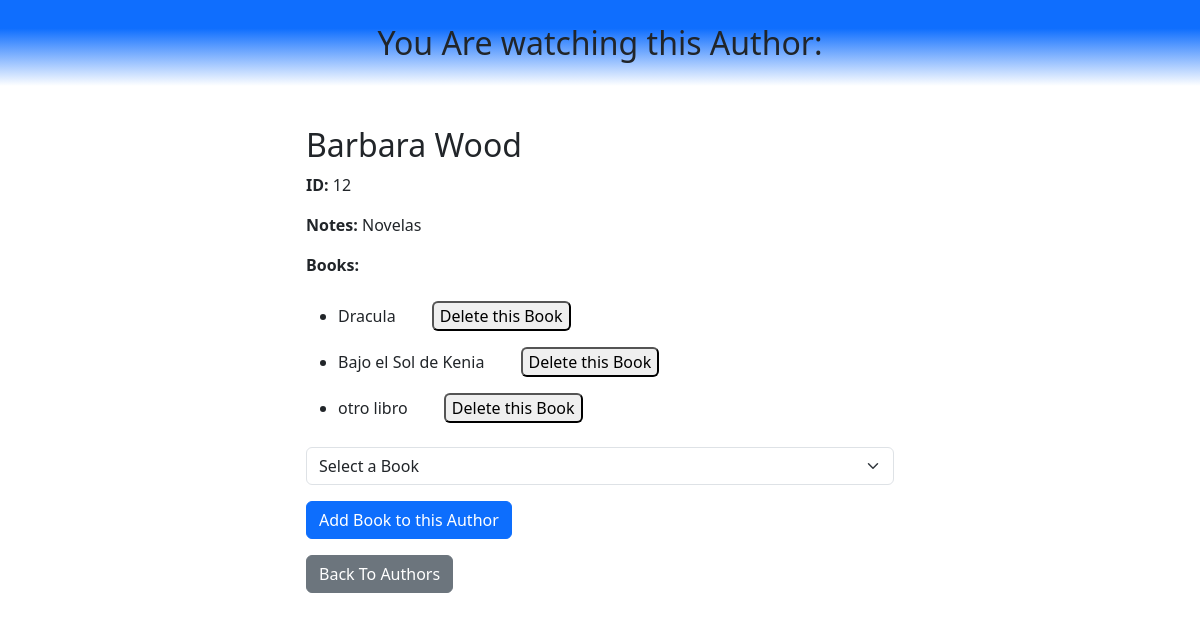
The page /author/12 on the database its author committed.
### books_authors_app/models.py (models this page shows, shortened)
class Author(models.Model):
    first_name=models.CharField(max_length=45)
    last_name=models.CharField(max_length=45)
    books=models.ManyToManyField(Book, related_name="authors")
    notes=models.TextField(null=True)
    created_at=models.DateTimeField(auto_now_add=True)
    updated_at=models.DateTimeField(auto_now=True)

class Book(models.Model):
    title=models.CharField(max_length=255)
    desc=models.TextField()
    created_at=models.DateTimeField(auto_now_add=True)
    updated_at=models.DateTimeField(auto_now=True)

### books_authors_app/views.py (the view)
# urls.py: path("author/<int:authorId>", views.showAuthor),
def showAuthor(request, authorId):
    thisAuthor=Author.objects.get(id=authorId) #traigo el objeto por el id recibido en la url
    name=thisAuthor.first_name
    lastName=thisAuthor.last_name
    notes=thisAuthor.notes
    authorBooks=thisAuthor.books.all() #traigo los libros de este autor
    allBooks=Book.objects.all()#traigo todos los autores (para el menu desplegable)
    context={
        "authorId":authorId,
        "name":name,
        "lastName":lastName,
        "notes":notes,
        "authorBooks":authorBooks,
        "allBooks":allBooks
    }
    if request.method=='POST':
        chosenBook=request.POST["chooseBook"]
        thisAuthor.books.add(chosenBook) #agrego un libro a este autor
    return render(request,"oneauthor.html", context)

### books_authors_app/templates/oneauthor.html (shortened to what this page needs)
<!DOCTYPE html>
<html lang="en">
<head>
    {% load django_bootstrap5 %}
    {% bootstrap_css %}
    {% load static %}
    <link rel="stylesheet" href="{% static 'styles.css' %}">
</head>
<body>
    <h2 class="text-center mb-3 blue-bg-gd p-4">You Are watching this Author:</h2>
    <div class="row">
        <div class="container col-6 my-4">
            <h2>{{name}} {{lastName}}</h2>
            <p><strong>ID: </strong>{{authorId}}</p>
            <p><strong>Notes: </strong>{{notes}}</p>
            <p><strong>Books:</strong>
                <ul>
                    {% for book in authorBooks %}
                        <li>{{book.title}}
                            <form action="deleteBook/{{book.id}}" method="POST" style="display:inline-block;" class="mx-4">
                                <input type="submit" value="Delete this Book" class="btn-danger m-2 rounded-2"></input>
                            </form>
                        </li>
                    {% endfor %}
                </ul>
            </p>
            <form action="{{bookId}}" method="POST">
                <select name="chooseBook" class="form-select" aria-label="Default select example">
                    <option selected>Select a Book</option>
                </select>
                <button type="submit" class="btn btn-primary my-3">Add Book to this Author</button>
            </form>
            <form action="/authors">
                <button type="submit" class="btn btn-secondary">Back To Authors</button>
            </form>
        </div>
    </div>
</body>
</html>

### books_authors_app/static/styles.css (style rules this page uses)
.blue-bg-gd { background: rgb(15,110,254); background: linear-gradient(180deg, rgba(15,110,254,1) 33%, rgba(255,255,255,1) 100%) }

### rows shown on the page
Author: first_name "Barbara", last_name "Wood", notes "Novelas"
Book: title "Dracula"
Book: title "Bajo el Sol de Kenia"
Book: title "otro libro"

### other values the page prints
{{ authorId }} "12"
